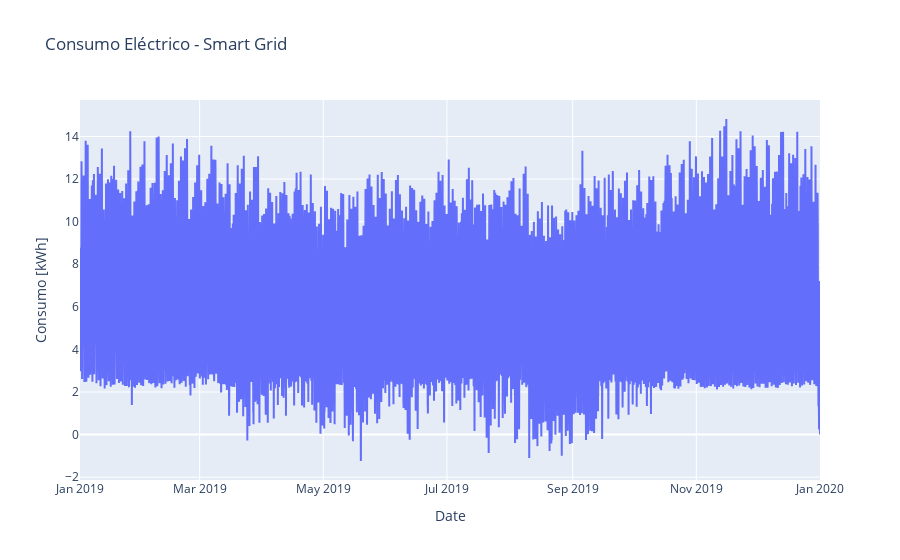

Notebook code for this chart:
### Code cell
grafico_zoom(consumers["Date"], consumers["Consumption [kWh]"],
              "Consumo Eléctrico - Smart Grid", "Consumo [kWh]", "")

### Figure 1 — Plotly figure (JSON) as saved in the notebook; plotly's stock layout.template omitted (floating-point values rounded to 4 significant figures; data arrays with more than 128 entries replaced by an {"elided": "..."} marker saying what was removed)
{"data": [{"connectgaps": false, "mode": "lines", "name": "Line", "type": "scatter", "x": {"elided": "8761 str values"}, "y": {"elided": "8761 float values"}}], "layout": {"showlegend": false, "title": {"text": "Consumo Eléctrico - Smart Grid"}, "xaxis": {"tickangle": 0, "title": {"text": "Date"}}, "yaxis": {"title": {"text": "Consumo [kWh]"}}}}
